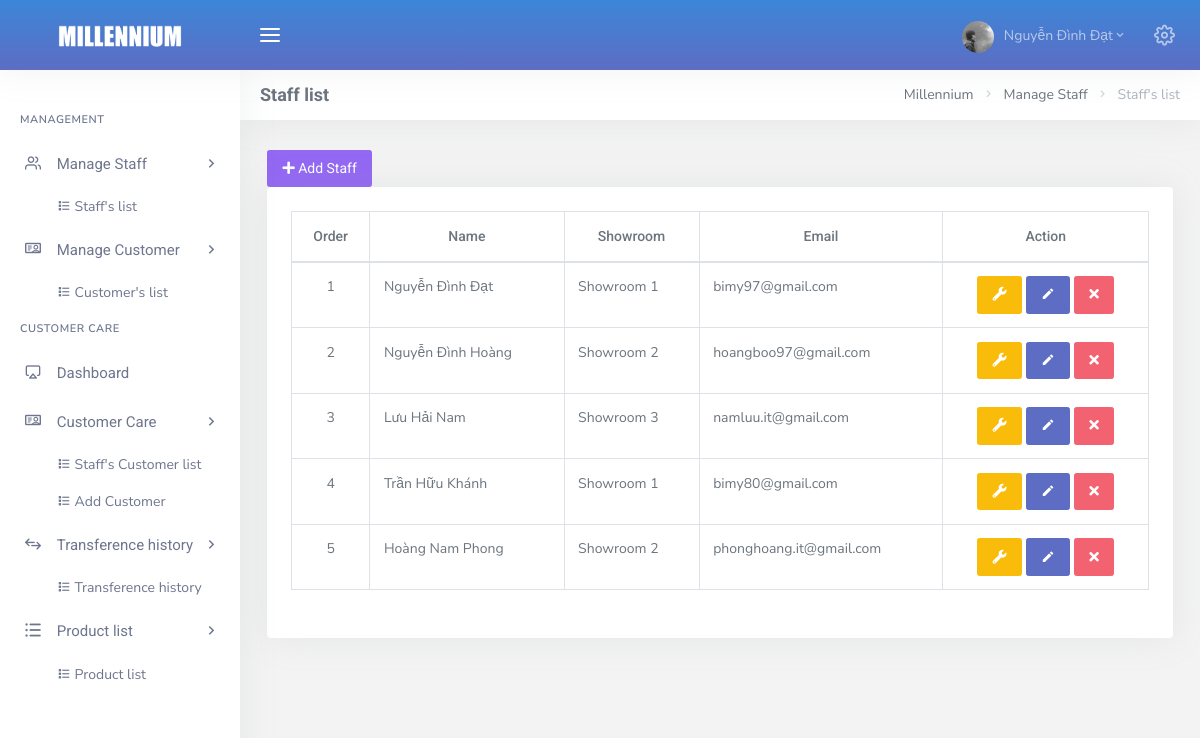
The app's page /admin/dashboard.php?page=list_all_user (signed in) with its own data.
### tables this page shows
CREATE TABLE `tbl_user` (
  `id` int(11) NOT NULL,
  `name` varchar(50) NOT NULL,
  `showroom_id` int(11) NOT NULL,
  `avatar` varchar(50) NOT NULL DEFAULT 'default.png',
  `email` varchar(50) NOT NULL,
  `passw` varchar(50) NOT NULL DEFAULT '123456',
  `addres` varchar(100) NOT NULL,
  `salary` float NOT NULL,
  `role` tinyint(4) NOT NULL DEFAULT 2,
  `status` tinyint(4) NOT NULL DEFAULT 1,
  `create_at` datetime NOT NULL DEFAULT current_timestamp()
);

CREATE TABLE `tbl_showroom` (
  `showroom_id` int(11) NOT NULL,
  `title` varchar(50) NOT NULL,
  `addres` varchar(100) NOT NULL,
  `create_at` datetime NOT NULL DEFAULT current_timestamp()
);

### admin/Controller/User/User_c.php (called while the page is built, shortened)
<?php
    include_once("Model/User/User_m.php");
    class User_c extends User_m {
        private $user;
        function __construct()
        {
            $this->user = new User_m();
        }
        public function User() {
            $user = $this->user->getAllUser();
            include_once 'View/User/list_all_user.php';
        }
    }

### admin/Config/myConfig.php (called while the page is built, shortened)
<?php
	class Connect{
		private $user = "root";
		private $pass = "";
		private $dns = "mysql:host=localhost;dbname=customer_care";
		function __construct(){
			try {
				$this->pdo = new PDO($this->dns, $this->user, $this->pass);
				$this->pdo->query("SET NAMES utf8");
			} catch (PDOException $e) {
				echo $e->getMessage();
				exit();
			}
		}
	}
 ?>

### admin/Model/User/User_m.php (called while the page is built, shortened)
<?php
	include_once 'Config/myConfig.php';
	class User_m extends Connect {
		function __construct()
		{
			parent::__construct();
		}
		protected function getAllUser() {
			$sql = "SELECT * FROM tbl_user, tbl_showroom
					WHERE tbl_user.showroom_id = tbl_showroom.showroom_id";
			$pre = $this->pdo->prepare($sql);
			$pre->execute();
			$result = array();
			while ($row = $pre->fetch(PDO::FETCH_ASSOC)) {
				$result[] = $row;
			}
			return $result;
		}
	}
 ?>

### admin/View/User/list_all_user.php (the view, shortened to what this page needs)
<button type="button" class="btn btn-icon waves-effect waves-light btn-purple addUser"
data-toggle = "modal" data-target = "#add_user" title="Add Staff">
     <i class="fa fa-plus" aria-hidden="true"></i> Add Staff
</button>
<div class="row">
  <div class="col-12">
    <div class="card-box table-responsive table_User">
        <table id="datatable_listuser" class="display table table-bordered  dt-responsive nowrap" style="border-collapse: collapse; border-spacing: 0; width: 100%;">
          <thead>
            <tr class="text-center">
                <th>Order</th>
                <th>Name</th>
                <th>Showroom</th>
                <th>Email</th>
                <th>Action</th>
            </tr>
          </thead>
          <tbody id="view_all_user">
            <?php
              $count_user = 0;
              foreach ($user as $key => $valueUser) {
                $count_user++;
                ?>
                  <tr>
                      <td class="text-center"><?= $count_user; ?></td>
                      <td><?= $valueUser['name'] ?></td>
                      <td><?= $valueUser['title'] ?></td>
                      <td><?= $valueUser['email'] ?></td>
                      <td class="text-center">
                          <button class="btn btn-icon waves-effect waves-light btn-warning"
                          data-toggle = "modal"
                          data-target = "#edit_user<?= $valueUser['id']; ?>"
                          data-whatever = "@getbootstrap"
                          title="Modify">
                            <i class="fas fa-wrench"></i>
                          </button>
                          <a href="dashboard.php?page=list_customer_care_user&id=<?= $valueUser['id']; ?>">
                            <button type="button" class="btn btn-icon waves-effect waves-light btn-primary" title="Detail"><span><i class="mdi mdi-pencil"></i></span></button>
                          </a>
                          <button class="btn btn-danger btn-icon waves-effect waves-light removeUser"
                          value="<?= $valueUser['id']; ?>"
                          title="Delete">
                            <i class="fas fa-times"></i>
                          </button>
                      </td>
                  </tr>
                <?php
              }
             ?>
          </tbody>
        </table>
    </div>
  </div>
</div>

### records on screen
tbl_user: name "Nguyễn Đình Đạt", showroom.title "Showroom 1", email "bimy97@gmail.com"
tbl_user: name "Nguyễn Đình Hoàng", showroom.title "Showroom 2", email "hoangboo97@gmail.com"
tbl_user: name "Lưu Hải Nam", showroom.title "Showroom 3", email "namluu.it@gmail.com"
tbl_user: name "Trần Hữu Khánh", showroom.title "Showroom 1", email "bimy80@gmail.com"
tbl_user: name "Hoàng Nam Phong", showroom.title "Showroom 2", email "phonghoang.it@gmail.com"

### other values on screen
$_SESSION['name'] "Nguyễn Đình Đạt"
